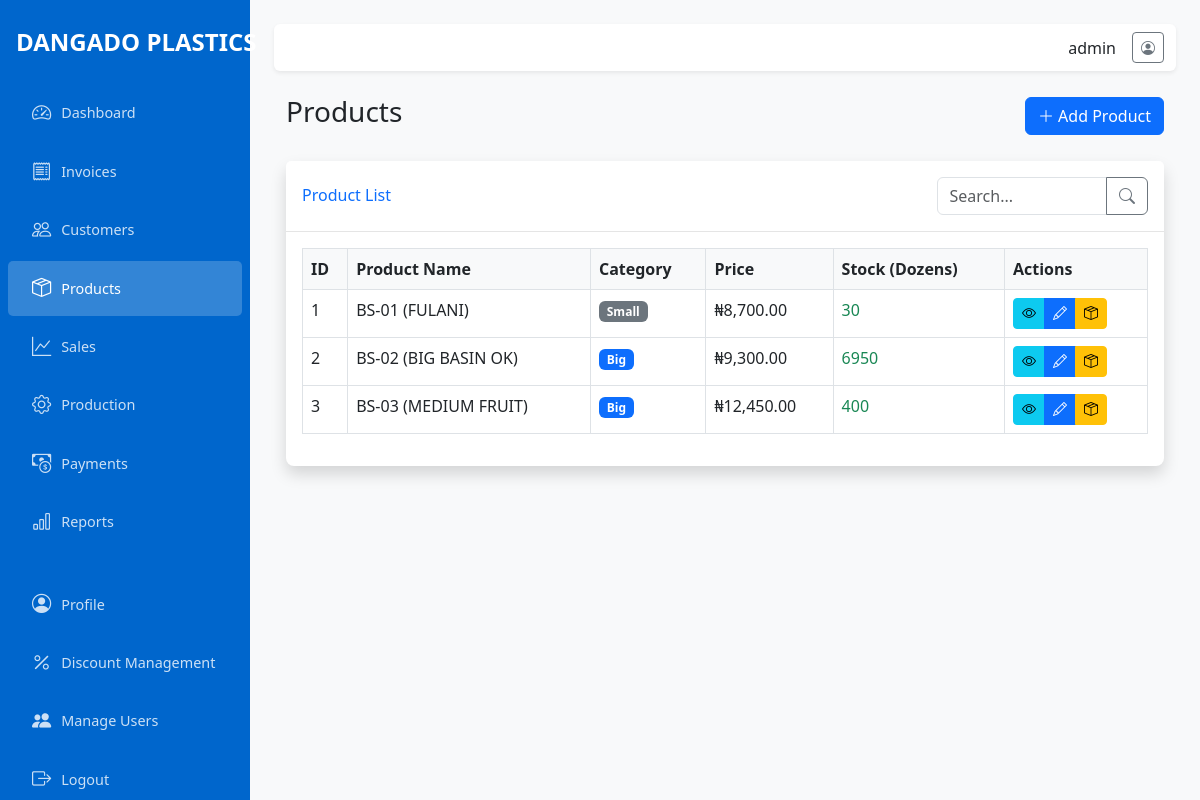
The page /products (signed in) on the database its author committed.
### app/models.py (models this page shows, shortened)
class User(UserMixin, db.Model):
    id = db.Column(db.Integer, primary_key=True)
    username = db.Column(db.String(64), unique=True, nullable=False)
    email = db.Column(db.String(120), unique=True, nullable=False)
    password_hash = db.Column(db.String(128), nullable=False)
    is_admin = db.Column(db.Boolean, default=False)
    created_at = db.Column(db.DateTime, default=datetime.utcnow)

class Product(db.Model):
    id = db.Column(db.Integer, primary_key=True)
    product_name = db.Column(db.String(100), nullable=False)
    category = db.Column(db.String(50), default='Small')  # 'Big' or 'Small'
    price = db.Column(db.Float, nullable=False)
    stock_quantity = db.Column(db.Integer, default=0)  # In units (dozens * 12)
    created_at = db.Column(db.DateTime, default=datetime.utcnow)
    updated_at = db.Column(db.DateTime, default=datetime.utcnow, onupdate=datetime.utcnow)
    sales = db.relationship('Sale', backref='product', lazy=True)
    production_records = db.relationship('Production', backref='product', lazy=True)

### app/routes/products.py (the view)
@products.route('/products')
@login_required
def index():
    products_list = Product.query.order_by(Product.product_name).all()
    return render_template('products/index.html', products=products_list)

### app/models.py (called while the page is built)
@login_manager.user_loader
def load_user(user_id):
    return User.query.get(int(user_id))

### app/templates/products/index.html (shortened to what this page needs)
{% extends 'layout.html' %}
{% block content %}
<div class="container-fluid">
    <div class="d-flex justify-content-between align-items-center mb-4">
        <h1 class="h3">Products</h1>
        <a href="{{ url_for('products.create') }}" class="btn btn-primary">
            <i class="bi bi-plus-lg"></i> Add Product
        </a>
    </div>
    <div class="card shadow mb-4">
        <div class="card-header py-3 d-flex justify-content-between align-items-center">
            <h6 class="m-0 font-weight-bold text-primary">Product List</h6>
            <div class="input-group w-25">
                <input type="text" id="productSearch" class="form-control" placeholder="Search...">
                <button class="btn btn-outline-secondary" type="button">
                    <i class="bi bi-search"></i>
                </button>
            </div>
        </div>
        <div class="card-body">
            <div class="table-responsive">
                <table class="table table-bordered" id="productsTable" width="100%" cellspacing="0">
                    <thead>
                        <tr>
                            <th>ID</th>
                            <th>Product Name</th>
                            <th>Category</th>
                            <th>Price</th>
                            <th>Stock (Dozens)</th>
                            <th>Actions</th>
                        </tr>
                    </thead>
                    <tbody>
                        {% for product in products %}
                        <tr>
                            <td>{{ product.id }}</td>
                            <td>{{ product.product_name }}</td>
                            <td>
                                <span class="badge {% if product.category == 'Big' %}bg-primary{% else %}bg-secondary{% endif %}">
                                    {{ product.category }}
                                </span>
                            </td>
                            <td>₦{{ "{:,.2f}".format(product.price) }}</td>
                            <td>
                                <span class="{% if product.stock_quantity < 120 %}text-danger{% elif product.stock_quantity < 240 %}text-warning{% else %}text-success{% endif %}">
                                    {{ product.stock_quantity // 12 }}
                                </span>
                            </td>
                            <td>
                                <div class="btn-group" role="group">
                                    <a href="{{ url_for('products.view', id=product.id) }}" class="btn btn-sm btn-info">
                                        <i class="bi bi-eye"></i>
                                    </a>
                                    <a href="{{ url_for('products.edit', id=product.id) }}" class="btn btn-sm btn-primary">
                                        <i class="bi bi-pencil"></i>
                                    </a>
                                    <a href="{{ url_for('products.adjust_stock', id=product.id) }}" class="btn btn-sm btn-warning">
                                        <i class="bi bi-box-seam"></i>
                                    </a>
                                </div>
                            </td>
                        </tr>
                        {% else %}
                        <tr>
                            <td colspan="6" class="text-center">No products found</td>
                        </tr>
                        {% endfor %}
                    </tbody>
                </table>
            </div>
        </div>
    </div>
</div>
{% endblock %}

### app/templates/layout.html (shortened to what this page needs)
<!DOCTYPE html>
<html lang="en">
<head>
    <link href="https://cdn.jsdelivr.net/npm/bootstrap@5.3.0-alpha1/dist/css/bootstrap.min.css" rel="stylesheet">
    <link href="https://cdn.jsdelivr.net/npm/bootstrap-icons@1.11.0/font/bootstrap-icons.css" rel="stylesheet">
</head>
<body>
    <div class="wrapper">
        <nav id="sidebar" class="sidebar">
            <div class="sidebar-header">
                <div class="navbar-brand">DANGADO PLASTICS</div>
            </div>
            <ul class="nav flex-column">
                <li class="nav-item">
                    <a href="{{ url_for('dashboard.index') }}" class="nav-link {% if request.endpoint == 'dashboard.index' %}active{% endif %}">
                        <i class="bi bi-speedometer2"></i> Dashboard
                    </a>
                </li>
                <li class="nav-item">
                    <a href="{{ url_for('invoices.index') }}" class="nav-link {% if 'invoices' in request.endpoint %}active{% endif %}">
                        <i class="bi bi-receipt"></i> Invoices
                    </a>
                </li>
                <li class="nav-item">
                    <a href="{{ url_for('customers.index') }}" class="nav-link {% if 'customers' in request.endpoint %}active{% endif %}">
                        <i class="bi bi-people"></i> Customers
                    </a>
                </li>
                <li class="nav-item">
                    <a href="{{ url_for('products.index') }}" class="nav-link {% if 'products' in request.endpoint %}active{% endif %}">
                        <i class="bi bi-box-seam"></i> Products
                    </a>
                </li>
                <li class="nav-item">
                    <a href="{{ url_for('sales.index') }}" class="nav-link {% if 'sales' in request.endpoint %}active{% endif %}">
                        <i class="bi bi-graph-up"></i> Sales
                    </a>
                </li>
                <li class="nav-item">
                    <a href="{{ url_for('production.index') }}" class="nav-link {% if 'production' in request.endpoint %}active{% endif %}">
                        <i class="bi bi-gear"></i> Production
                    </a>
                </li>
                <li class="nav-item">
                    <a href="{{ url_for('payments.index') }}" class="nav-link {% if 'payments' in request.endpoint %}active{% endif %}">
                        <i class="bi bi-cash-coin"></i> Payments
                    </a>
                </li>
                <li class="nav-item">
                    <a href="{{ url_for('reports.index') }}" class="nav-link {% if 'reports' in request.endpoint %}active{% endif %}">
                        <i class="bi bi-bar-chart"></i> Reports
                    </a>
                </li>
                <li class="nav-item mt-4">
                    <a href="{{ url_for('auth.profile') }}" class="nav-link {% if request.endpoint == 'auth.profile' %}active{% endif %}">
                        <i class="bi bi-person-circle"></i> Profile
                    </a>
                </li>
                {% if current_user.is_admin %}
                <li class="nav-item">
                    <a href="{{ url_for('discounts.index') }}" class="nav-link {% if 'discounts' in request.endpoint %}active{% endif %}">
                        <i class="bi bi-percent"></i> Discount Management
                    </a>
                </li>
                {% endif %}
                {% if current_user.is_admin %}
                <li class="nav-item">
                    <a href="{{ url_for('auth.user_list') }}" class="nav-link {% if request.endpoint == 'auth.user_list' %}active{% endif %}">
                        <i class="bi bi-people-fill"></i> Manage Users
                    </a>
                </li>
                {% endif %}
                <li class="nav-item">
                    <a href="{{ url_for('auth.logout') }}" class="nav-link">
                        <i class="bi bi-box-arrow-right"></i> Logout
                    </a>
                </li>
            </ul>
        </nav>
        <div class="main-content">
            <nav class="navbar navbar-expand-lg navbar-light bg-white shadow-sm mb-4 rounded">
                <div class="container-fluid">
                    <div class="ms-auto d-flex align-items-center">
                        <div class="me-3">
                            {{ current_user.username }}
                        </div>
                        <a href="{{ url_for('auth.profile') }}" class="btn btn-outline-secondary btn-sm">
                            <i class="bi bi-person-circle"></i>
                        </a>
                    </div>
                </div>
            </nav>
            {% block content %}{% endblock %}
        </div>
    </div>
</body>
</html>

### app/templates/layout.html (style rules this page uses)
:root { --primary-color: #0066cc; --secondary-color: #f8f9fa; --sidebar-width: 250px; }
body { font-family: 'Segoe UI', Arial, sans-serif; background-color: #f8f9fa; }
.sidebar { min-width: var(--sidebar-width); width: var(--sidebar-width); background-color: var(--primary-color); min-height: 100vh; position: fixed; transition: all 0.3s; z-index: 999; }
.sidebar .navbar-brand { color: white; padding: 1.5rem 1rem; font-size: 1.5rem; font-weight: bold; }
.sidebar .nav-link { color: rgba(255, 255, 255, 0.8); padding: 0.8rem 1.5rem; font-size: 0.9rem; display: flex; align-items: center; border-radius: 5px; margin: 2px 8px; }
.sidebar .nav-link.active { color: white; background-color: rgba(255, 255, 255, 0.2); }
.sidebar .nav-link i { margin-right: 10px; font-size: 1.2rem; }
.main-content { margin-left: var(--sidebar-width); padding: 1.5rem; transition: all 0.3s; }
.card { border: none; border-radius: 0.5rem; box-shadow: 0 0.125rem 0.25rem rgba(0, 0, 0, 0.075); margin-bottom: 1.5rem; }
.card-header { background-color: white; border-bottom: 1px solid rgba(0, 0, 0, 0.1); padding: 1rem; font-weight: 600; }
.table th { font-weight: 600; background-color: #f8f9fa; }

### rows shown on the page
User: username "admin"
Product: id "1", product_name "BS-01 (FULANI)", category "Small", price "8,700.00", stock_quantity "30"
Product: id "2", product_name "BS-02 (BIG BASIN OK)", category "Big", price "9,300.00", stock_quantity "6950"
Product: id "3", product_name "BS-03 (MEDIUM FRUIT)", category "Big", price "12,450.00", stock_quantity "400"
